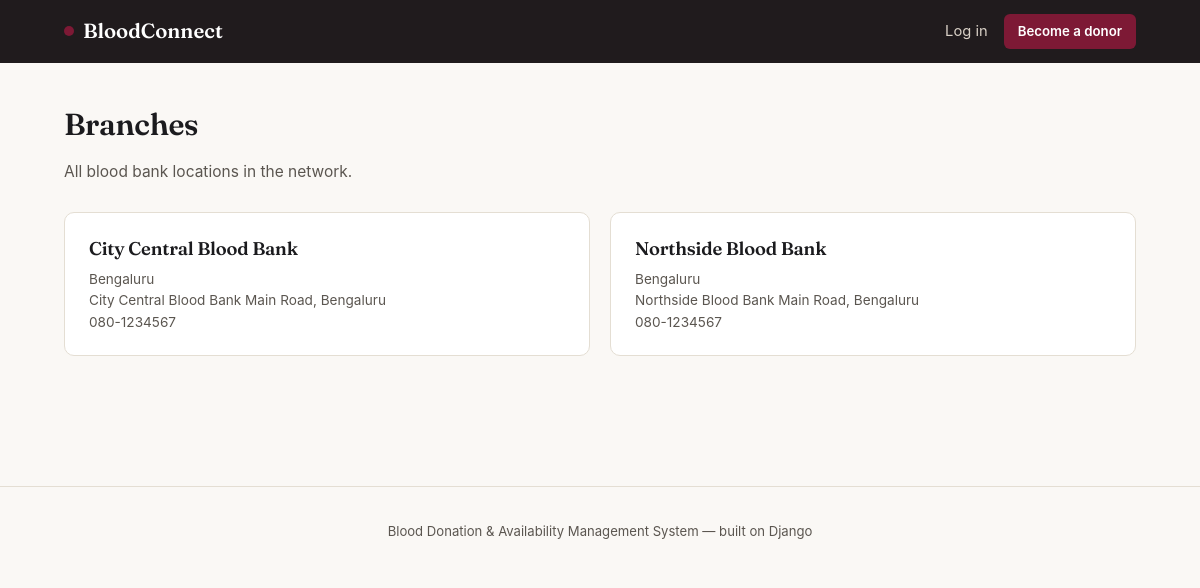
The page /branches/ on the database its author committed.
### core/models.py (models this page shows, shortened)
class Branch(models.Model):
    name = models.CharField(max_length=120)
    city = models.CharField(max_length=80)
    address = models.CharField(max_length=255, blank=True)
    contact_phone = models.CharField(max_length=15, blank=True)

### core/views.py (the view)
# urls.py: path("branches/", views.branch_list, name="branch_list"),
def branch_list(request):
    branches = Branch.objects.all()
    return render(request, "core/branch_list.html", {"branches": branches})

### core/context_processors.py (called while the page is built)
def notifications(request):
    if request.user.is_authenticated:
        count = request.user.notifications.filter(is_read=False).count()
        return {"unread_notification_count": count}
    return {"unread_notification_count": 0}

### templates/core/branch_list.html
{% extends "base.html" %}
{% block content %}
<div class="page-head"><div><h1>Branches</h1><p>All blood bank locations in the network.</p></div></div>
<div class="grid-2">
  {% for b in branches %}
  <div class="panel">
    <h3 style="margin-bottom:6px;">{{ b.name }}</h3>
    <p class="muted small" style="margin:0;">{{ b.city }}<br>{{ b.address }}<br>{{ b.contact_phone }}</p>
  </div>
  {% endfor %}
</div>
{% endblock %}

### rows shown on the page
Branch: name "City Central Blood Bank", city "Bengaluru", address "City Central Blood Bank Main Road, Bengaluru", contact_phone "080-1234567"
Branch: name "Northside Blood Bank", city "Bengaluru", address "Northside Blood Bank Main Road, Bengaluru", contact_phone "080-1234567"
